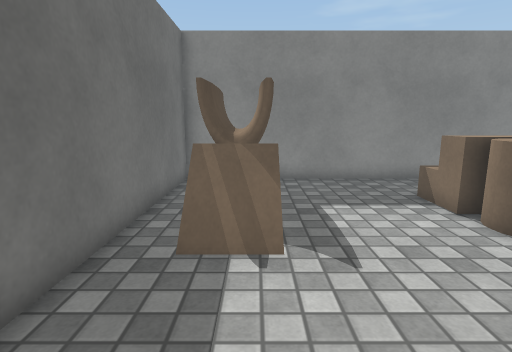
view 1 (above)

12 first-person views from a walk through a Unity game level. The camera is 1.2 m above the floor, tilts 10° down and sees 80° across. The floor is counted in squares, 0.5 m on a side. Each view is taken from the middle of a square. On the plan, view 1 faces up. The plan holds only what a view shows up to about 19 squares ahead; the rest is blank. The player is left out. Surface patterns are stand-ins for the level's own textures.

view 2
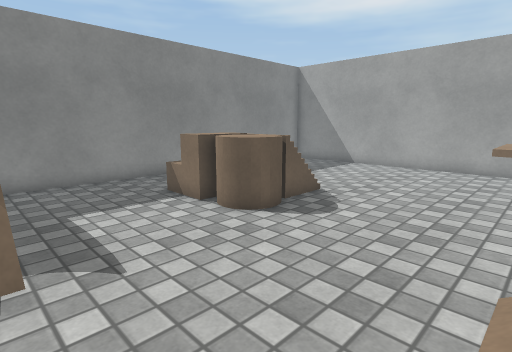

view 3
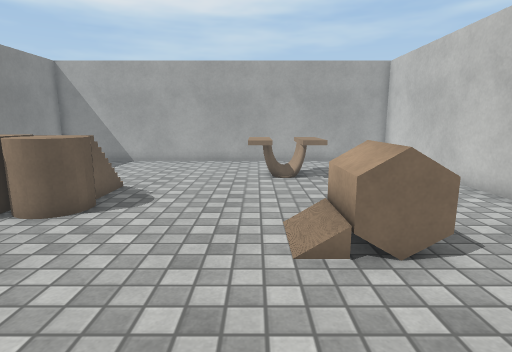

view 4
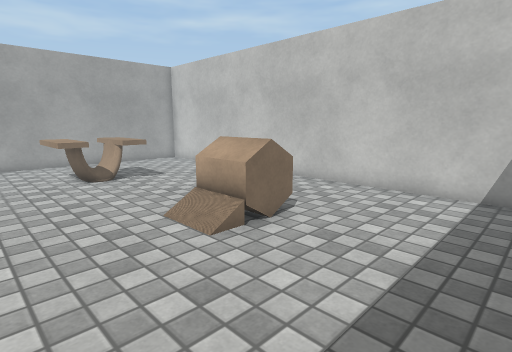

view 5
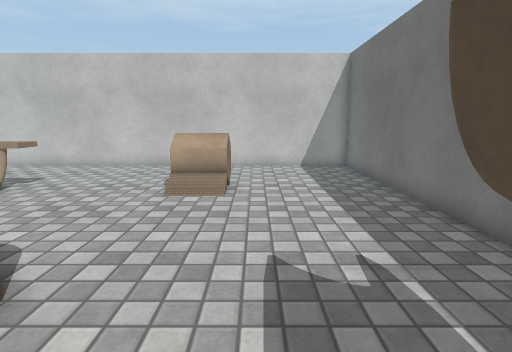

view 6
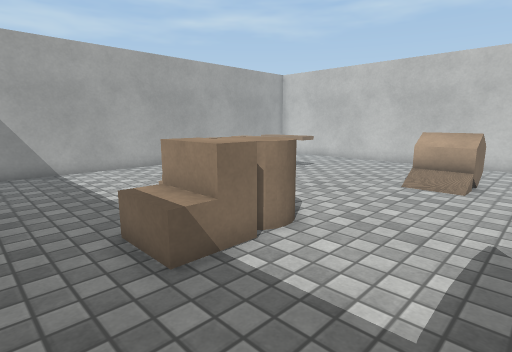

view 7
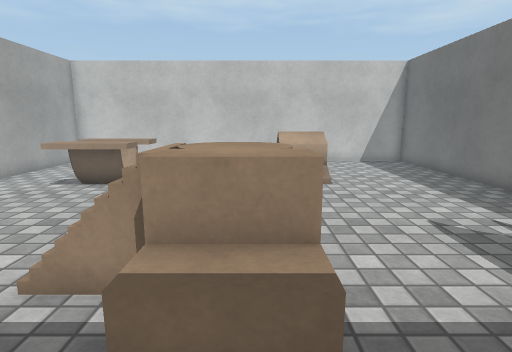

view 8
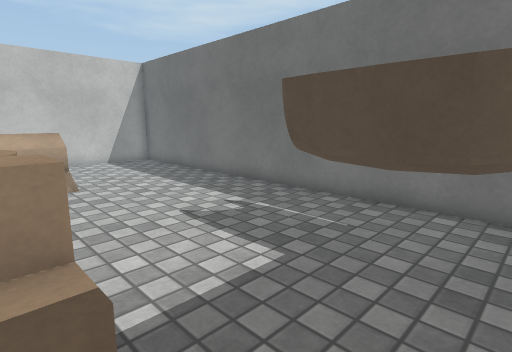

view 9
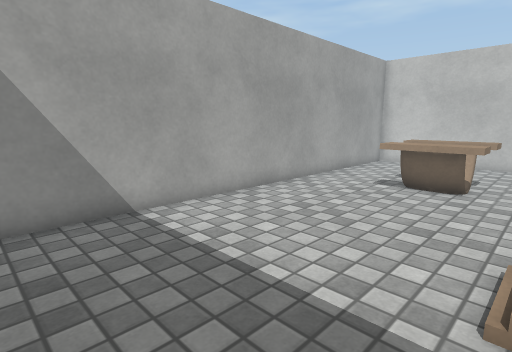

view 10
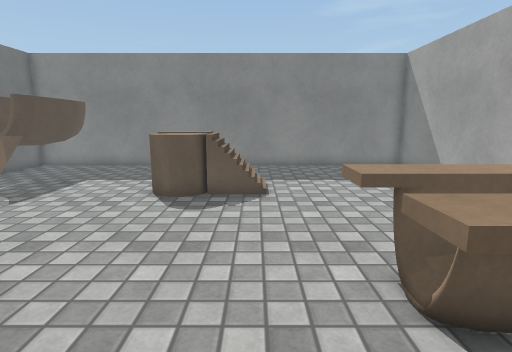

view 11
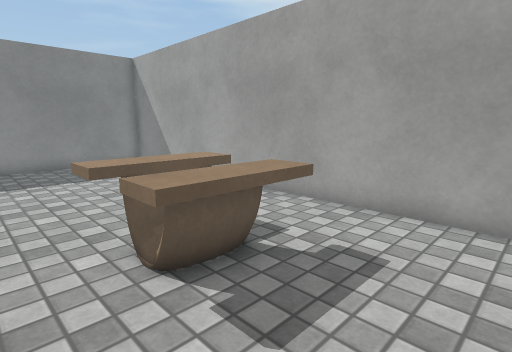

view 12
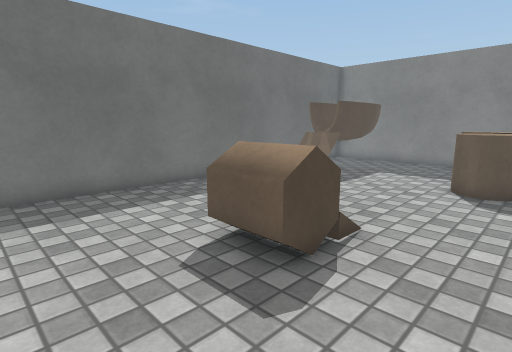

### Floor plan
Key: @ floor where view 1 was taken; # wall or solid block; . main floor; : floor 0.25 m higher than the main floor; + floor 0.5 m higher than the main floor; * floor 1 m higher than the main floor; / step, stairs or slope; = window, fence, low wall or low ledge; ^ raised ledge; v drop or lower ground; O other object.
Columns run from 3 left of view 1 to 17 right of it. Each row starts with its distance up from view 1.
 13    ##################
 12    #................#
 11    #................#
 10    #................#
  9    #....=/+.........#
  8 #### ...=*v//.......#
  7 #.=#=...=*///.......#
  6 #.OO....#===/.......#
  5 #...................#
  4 #...................#
  3 #...................#
  2 #...................#
  1 #.............^^^...#
  0 #..@..///......^:...#
 -1 #.....=OO.....^^^...#
 -2 #.....=OO.....^^^...#
 -3 #...................#
 -4 #...................#
 -5 #...................#
 -6 #...................#
 -7 #####################

Where each view was taken, in squares from view 1:
view 1: 0 up, 0 right, facing up
view 2: 0 up, 0 right, facing up-right
view 3: 1 up, 2 left, facing right
view 4: 4 up, 2 left, facing down-right
view 5: 10 up, 2 right, facing down
view 6: 12 up, 1 right, facing down-right
view 7: 12 up, 6 right, facing down
view 8: 12 up, 6 right, facing down-left
view 9: 12 up, 9 right, facing down-right
view 10: 4 down, 9 right, facing up
view 11: 5 down, 9 right, facing up-right
view 12: 6 down, 8 right, facing up-left
